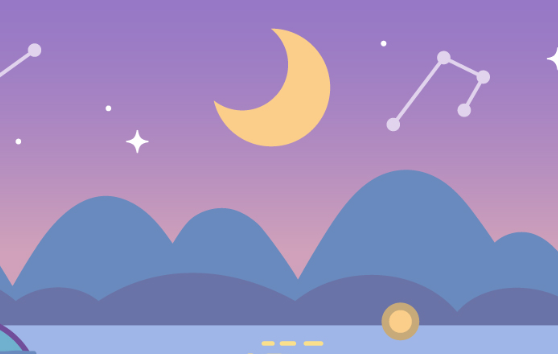
#> input picture Assets/Images/background.png, 558 x 354 px
$ python Convert_Images_To_mif.py
#> lines starting #> are read from the running program, lines starting #| are printed output that depends on the picture
from pathlib import Path
from PIL import Image
from collections import Counter
import argparse

script_dir = Path(__file__).resolve().parent
project_root = script_dir.parent


def get_luminance(pixel):
    r, g, b = pixel
    return 0.299 * r + 0.587 * g + 0.114 * b


def image_to_mif(image_path, output_path=None, output_folder='Images_To_mif/mif', target_width=160, target_height=80, num_colours=20):
#> called with target_width = 160, target_height = 80, num_colours = 20
    image_path = Path(image_path)
    if output_path is None:
        output_folder = Path(output_folder)
        if not output_folder.is_absolute():
            output_folder = project_root / output_folder
        output_path = output_folder / f"{image_path.stem}.mif"
    else:
        output_path = Path(output_path)
        if not output_path.is_absolute():
            output_path = project_root / output_path

    output_path.parent.mkdir(parents=True, exist_ok=True)

    img = Image.open(image_path).convert('RGB')
    img = img.resize((target_width, target_height), Image.LANCZOS)
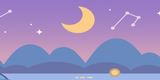
#> img: PIL image 160x80 RGB; mean R, G, B 153.5, 140, 191.4

    width, height = img.size
#> width = 160; height = 80
    depth = width * height
#> depth = 12800

    # Truncate all pixels to 4-bit first
    pixels_4bit = [
        (min(15, (r + 8) >> 4), min(15, (g + 8) >> 4), min(15, (b + 8) >> 4))
        for r, g, b in img.getdata()
    ]
#> pixels_4bit = 12800 items, first 6: (9, 8, 12), (9, 8, 12), (9, 8, 12), (9, 8, 12), (9, 8, 12), (9, 8, 12)

    if num_colours is not None:
        # Treat anything very dark as black
        BLACK = (0, 0, 0)
        non_black = [p for p in pixels_4bit if get_luminance(p) > 1]
#> non_black has the same summary as pixels_4bit

        # Split non-black into dark and light bands
        dark  = [p for p in non_black if get_luminance(p) <= 7]
#> dark = [(7, 6, 10), (7, 6, 10), (7, 5, 10), (7, 5, 10), (7, 5, 10), (7, 4, 9), (7, 4, 9), (7, 5, 9)]
        light = [p for p in non_black if get_luminance(p) >  7]
#> light = 12792 items, first 6: (9, 8, 12), (9, 8, 12), (9, 8, 12), (9, 8, 12), (9, 8, 12), (9, 8, 12)

        # Build palette: black + most common from each band
        palette = [BLACK]
        if dark:
            palette.append(Counter(dark).most_common(1)[0][0])
        if light:
            palette.append(Counter(light).most_common(1)[0][0])

        # If num_colours > 3, pull extra colours from non-black by frequency
        if num_colours > 3 and non_black:
            extras_needed = num_colours - len(palette)
#> extras_needed = 17
            candidates = [c for c, _ in Counter(non_black).most_common(num_colours + extras_needed)
                         if c not in palette]
#> candidates = 36 items, first 6: (7, 9, 12), (11, 9, 12), (12, 9, 12), (7, 7, 11), (11, 8, 12), (10, 11, 15)
            palette += candidates[:extras_needed]
#> palette = [(0, 0, 0), (7, 5, 10), (10, 8, 12), (7, 9, 12), (11, 9, 12), (12, 9, 12), (7, 7, 11), (11, 8, 12), (10, 11, 15), (15, 13, 9), (9, 8, 12), (12, 10, 12), (13, 10, 12), (8, 9, 12), (10, 11, 14), (10, 12, 15), (6, 9, 12), (6, 7, 10), (7, 7, 10), (7, 8, 11)]

        def nearest(pixel):
            # Keep black pixels black
            if get_luminance(pixel) <= 1:
                return BLACK
            return min(palette, key=lambda c: sum((a - b) ** 2 for a, b in zip(pixel, c)))

        pixels_4bit = [nearest(p) for p in pixels_4bit]

    with open(output_path, 'w') as f:
        f.write(f"Depth = {depth};\n")
        f.write("Width = 12;\n")
        f.write("Address_radix = dec;\n")
        f.write("Data_radix = bin;\n")
        f.write("Content\n")
        f.write("Begin\n")

        for address, (r4, g4, b4) in enumerate(pixels_4bit):
            rgb12 = (r4 << 8) | (g4 << 4) | b4
            binary = format(rgb12, '012b')
            f.write(f"  {address} : {binary} ; -- R:{r4:X} G:{g4:X} B:{b4:X}\n")

        f.write("End;\n")

    print(f"Written {depth} pixels to {output_path}")
#| Written 12800 pixels to Images_To_mif/mif/background.mif
    if num_colours is not None:
        print(f"Palette used: {palette}")
#> (printed output is left out)


def convert_cat2_folder(input_folder='Images_To_mif/Images/cat_walking', output_folder='Images_To_mif/mif', target_width=160, target_height=80, num_colours=20):
    input_folder = Path(input_folder)
    supported_extensions = {'.jpg', '.jpeg', '.png', '.bmp', '.gif', '.tiff'}

    if not input_folder.is_absolute():
        input_folder = project_root / input_folder

    if input_folder.is_file():
        images = [input_folder]
    elif input_folder.is_dir():
        images = [f for f in input_folder.iterdir() if f.suffix.lower() in supported_extensions]
    else:
        print(f"No images found in {input_folder}")
        return

    if not images:
        print(f"No images found in {input_folder}")
        return

    output_folder = Path(output_folder)
    if not output_folder.is_absolute():
        output_folder = project_root / output_folder

    for image_path in sorted(images):
        image_to_mif(
            image_path,
            output_path=None,
            output_folder=output_folder,
            target_width=target_width,
            target_height=target_height,
            num_colours=num_colours,
        )


if __name__ == '__main__':
    parser = argparse.ArgumentParser(description='Convert all cat images to 12-bit RGB MIF files.')
    parser.add_argument('--input',   default='Assets/Images',  help='Input folder containing cat2 images under project root')
    parser.add_argument('--output',  default='Images_To_mif/mif',       help='Output folder for MIF files under project root')
    parser.add_argument('--width',   type=int, default=160, help='Target width (default: 160)')
    parser.add_argument('--height',  type=int, default=80, help='Target height (default: 80)')
    parser.add_argument('--colours', type=int, default=20, help='Reduce image to N colours (black + N-1 sprite colours)')
    args = parser.parse_args()

    convert_cat2_folder(
        input_folder=args.input,
        output_folder=args.output,
        target_width=args.width,
        target_height=args.height,
        num_colours=args.colours,
    )

image_to_mif(
    "Assets/Images/background.png",
    output_folder="Assets/Images",
    target_width=160,
    target_height=80,
    num_colours=20  # full colour
)
#| Written 12800 pixels to Assets/Images/background.mif
#> (printed output is left out)
